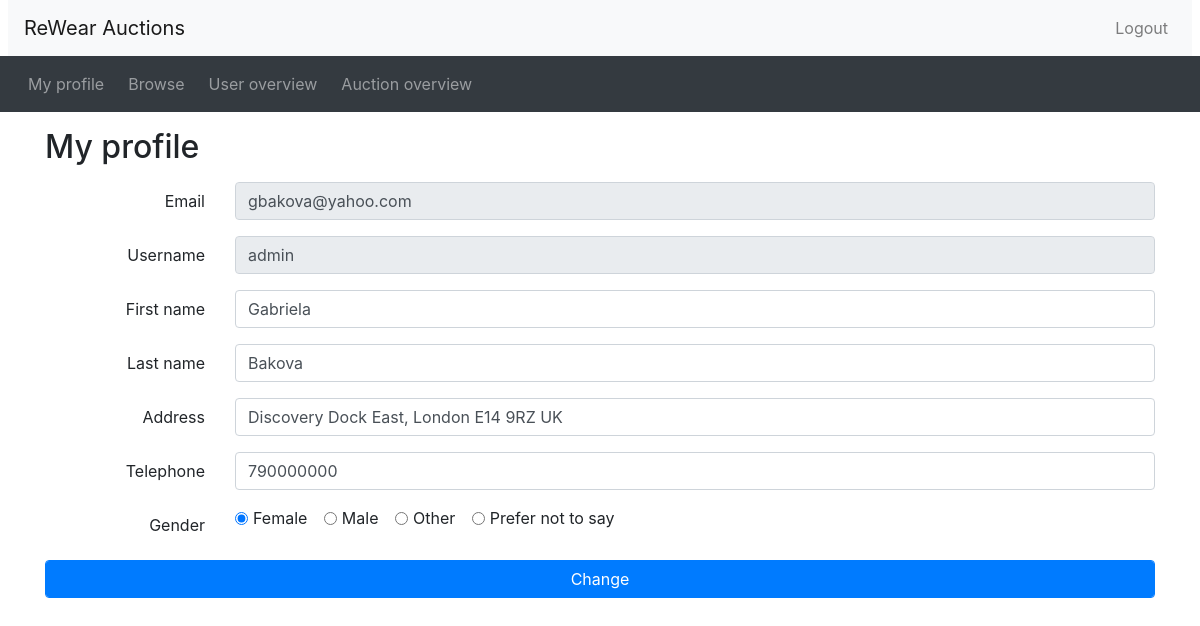
The page /auction/user_profile.php (signed in) on the database its author committed.
### tables this page shows
CREATE TABLE Users (
    userID INT(10) AUTO_INCREMENT, 
	userEmail VARCHAR(100) NOT NULL UNIQUE, 
	username VARCHAR(100) NOT NULL UNIQUE, 
	userPassword VARCHAR(42) NOT NULL, 
	userFirstName VARCHAR(100),
	userLastName VARCHAR(100), 
	userAddress VARCHAR(100), 
	userTel VARCHAR(100), 
	userGender VARCHAR(100) CHECK (userGender in ("Male", "Female", "Other", "Prefer not to say")), 
	userAccountType VARCHAR(100) DEFAULT "Unspecified yet" CHECK (userAccountType in ("Buyer", "Seller", "Admin", "Unspecified yet")), 
	PRIMARY KEY(userID)
	);

### auction/utilities.php (called while the page is built, shortened)
<?php
function user_profile(){
  $profile = $_SESSION['username'];
  $query_user_profile = "SELECT * from Users WHERE username = '$profile'";
  $result_user_profile = send_query($query_user_profile);
  $profile_row = mysqli_fetch_array($result_user_profile);
  return $profile_row;
}
?>

### auction/database_connection.php (called while the page is built, shortened)
<?php
function connect()
{
    $configFile = 'Database_host.txt';
    $configData = file($configFile, FILE_IGNORE_NEW_LINES | FILE_SKIP_EMPTY_LINES);
    $dbConfig = [];
    foreach ($configData as $line) {
       list($key, $value) = explode('=', $line);
       $dbConfig[$key] = $value;
    }
    $connection = mysqli_connect($dbConfig['host'], $dbConfig['username'], $dbConfig['password'], $dbConfig['DB_name']);
    return $connection;
}
function send_query($query)
{
    $connection = connect();
    $result = mysqli_query($connection, $query);
    return $result;
}
?>

### auction/user_profile.php (the view, shortened to what this page needs)
<?php include_once("header.php")?>
<?php include_once("database_connection.php")?>
<?php include_once("utilities.php")?>
<div class="container">
<h2 class="my-3">My profile</h2>
<?php
$profile_row = user_profile();
?>
<form method="POST" action="profile_update.php">
  <div class="form-group row">
    <label for="emailProfile" class="col-sm-2 col-form-label text-right">Email</label>
	<div class="col-sm-10">
      <input type="text" class="form-control" id="emailProfile" name ="emailProfile" value="<?= $profile_row['userEmail'] ?>" disabled>
	</div>
  </div>
  <div class="form-group row">
    <label for="usernameProfile" class="col-sm-2 col-form-label text-right">Username</label>
	<div class="col-sm-10">
      <input type="text" class="form-control" id="usernameProfile" name ="usernameProfile" value="<?= $profile_row['username'] ?>" disabled>
	</div>
  </div>
  <div class="form-group row">
    <label for="firstNameProfile" class="col-sm-2 col-form-label text-right">First name</label>
    <div class="col-sm-10">
      <input type="text" class="form-control" id="firstNameProfile" name="firstNameProfile" value="<?= $profile_row['userFirstName'] ?>">
    </div>
  </div>
  <div class="form-group row">
    <label for="lastNameProfile" class="col-sm-2 col-form-label text-right">Last name</label>
    <div class="col-sm-10">
      <input type="text" class="form-control" id="lastNameProfile" name="lastNameProfile" value="<?= $profile_row['userLastName'] ?>">
    </div>
  </div>
  <div class="form-group row">
    <label for="AddressProfile" class="col-sm-2 col-form-label text-right">Address</label>
    <div class="col-sm-10">
      <input type="text" class="form-control" id="AddressProfile" name= "AddressProfile" value="<?= $profile_row['userAddress'] ?>">
    </div>
  </div>
  <div class="form-group row">
    <label for="TelephoneProfile" class="col-sm-2 col-form-label text-right">Telephone</label>
    <div class="col-sm-10">
      <input type="text" class="form-control" id="TelephoneProfile" name = "TelephoneProfile" value="<?= $profile_row['userTel'] ?>">
    </div>
  </div>
  <div class="form-group row">
    <label for="GenderProfile" class="col-sm-2 col-form-label text-right">Gender</label>
	<div class="col-sm-10">
	  <div class="form-check form-check-inline">
        <input class="form-check-input" type="radio" name="GenderProfile" id="GenderFemale" value="Female" <?php if ($profile_row['userGender'] === 'Female') echo 'checked'; ?>>
        <label class="form-check-label" for="GenderFemale">Female</label>
      </div>
      <div class="form-check form-check-inline">
        <input class="form-check-input" type="radio" name="GenderProfile" id="GenderMale" value="Male" <?php if ($profile_row['userGender'] === 'Male') echo 'checked'; ?>>
        <label class="form-check-label" for="GenderMale">Male</label>
      </div>
      <div class="form-check form-check-inline">
        <input class="form-check-input" type="radio" name="GenderProfile" id="GenderOther" value="Other" <?php if ($profile_row['userGender'] === 'Other') echo 'checked'; ?>>
        <label class="form-check-label" for="GenderOther">Other</label>
      </div>
      <div class="form-check form-check-inline">
        <input class="form-check-input" type="radio" name="GenderProfile" id="GenderNotSay" value="Prefer not to say" <?php if ($profile_row['userGender'] === 'Prefer not to say') echo 'checked'; ?>>
        <label class="form-check-label" for="GenderNotSay">Prefer not to say</label>
      </div>
	</div>
  </div>
    <button type="submit" name ="user_profile_change" class="btn btn-primary form-control">Change</button>
  </div>
<?php include_once("footer.php")?>

### auction/header.php (shortened to what this page needs)
<!doctype html>
<html lang="en">
<head>
  <link rel="stylesheet" href="css/bootstrap.min.css">
  <link rel="stylesheet" href="https://cdnjs.cloudflare.com/ajax/libs/font-awesome/4.7.0/css/font-awesome.min.css">
  <link rel="stylesheet" href="css/custom.css">
</head>
<body>
<nav class="navbar navbar-expand-lg navbar-light bg-light mx-2">
  <a class="navbar-brand" href="browse.php">ReWear Auctions</a>
  <ul class="navbar-nav ml-auto">
    <li class="nav-item">
<?php
  if (isset($_SESSION['logged_in']) && $_SESSION['logged_in'] == true) {
    echo '<a class="nav-link" href="logout.php">Logout</a>';
  }
  else {
    echo '<a href="login.php" class="btn nav-link">Login</a>';
  }
?>
    </li>
  </ul>
</nav>
<nav class="navbar navbar-expand-lg navbar-dark bg-dark">
  <ul class="navbar-nav align-middle">
<?php
  if (isset($_SESSION['account_type']) && $_SESSION['account_type'] == 'Buyer') {
  echo('
  <li class="nav-item mx-1"><a class="nav-link" href="user_profile.php">My profile</a>
  </li>
  <li class="nav-item mx-1"><a class="nav-link" href="browse.php">Browse</a>
  </li>
  <li class="nav-item mx-1"><a class="nav-link" href="mybids.php">My Bids</a>
    </li>
	<li class="nav-item mx-1"><a class="nav-link" href="recommendations.php">My recommendations</a>
    </li>');
  }
  else if (isset($_SESSION['account_type']) && $_SESSION['account_type'] == 'Admin') {
    echo('<li class="nav-item mx-1"><a class="nav-link" href="user_profile.php">My profile</a>
    </li>
    <li class="nav-item mx-1"><a class="nav-link" href="browse.php">Browse</a>
    </li>
    <li class="nav-item mx-1"><a class="nav-link" href="admin_user_overview.php">User overview</a>
    </li>
    <li class="nav-item mx-1"><a class="nav-link" href="admin_auction_overview.php">Auction overview</a>
    </li>
    ');
  }
  else {
    echo('
    <li class="nav-item mx-1"><a class="nav-link" href="browse.php">Browse</a>
    </li>');
  }
?>
  </ul>
</nav>

### auction/footer.php (shortened to what this page needs)
</body>
</html>

### rows shown on the page
users: emailProfile "gbakova@yahoo.com", usernameProfile "admin", firstNameProfile "Gabriela", lastNameProfile "Bakova", AddressProfile "Discovery Dock East, London E14 9RZ UK", TelephoneProfile "790000000", userGender "☑ Female", userGender "☐ Male", userGender "☐ Other", userGender "☐ Prefer not to say"
